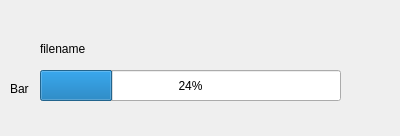
<?xml version="1.0" encoding="UTF-8"?>
<ui version="4.0">
 <class>FileWidget</class>
 <widget class="QWidget" name="FileWidget">
  <property name="geometry">
   <rect>
    <x>0</x>
    <y>0</y>
    <width>400</width>
    <height>136</height>
   </rect>
  </property>
  <property name="windowTitle">
   <string>Form</string>
  </property>
  <widget class="QProgressBar" name="progressBar">
   <property name="geometry">
    <rect>
     <x>40</x>
     <y>70</y>
     <width>301</width>
     <height>31</height>
    </rect>
   </property>
   <property name="value">
    <number>24</number>
   </property>
  </widget>
  <widget class="QLabel" name="label">
   <property name="geometry">
    <rect>
     <x>10</x>
     <y>80</y>
     <width>21</width>
     <height>17</height>
    </rect>
   </property>
   <property name="text">
    <string>Bar</string>
   </property>
  </widget>
  <widget class="QLabel" name="label_2">
   <property name="geometry">
    <rect>
     <x>40</x>
     <y>40</y>
     <width>141</width>
     <height>17</height>
    </rect>
   </property>
   <property name="text">
    <string>filename</string>
   </property>
  </widget>
 </widget>
 <resources/>
 <connections/>
</ui>
